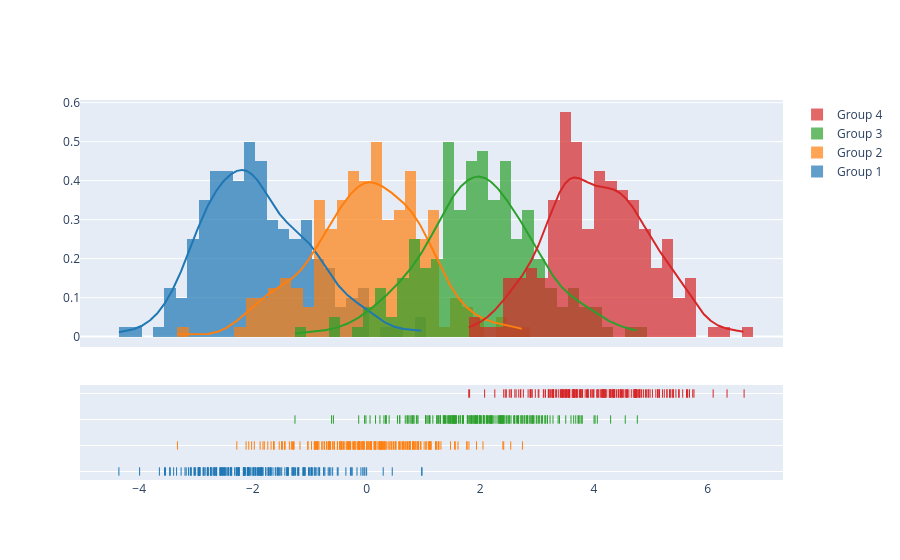

Notebook source saved alongside this figure:
### Code cell
import plotly.figure_factory as ff

# Add histogram data
x1 = np.random.randn(200) - 2
x2 = np.random.randn(200)
x3 = np.random.randn(200) + 2
x4 = np.random.randn(200) + 4

# Group data together
hist_data = [x1, x2, x3, x4]

group_labels = ['Group 1', 'Group 2', 'Group 3', 'Group 4']

# Create distplot with custom bin_size
fig = ff.create_distplot(hist_data, group_labels, bin_size=.2)
fig.show()

### Figure 1 — Plotly figure (JSON) as saved in the notebook; plotly's stock layout.template omitted (floating-point values rounded to 4 significant figures; data arrays with more than 128 entries replaced by an {"elided": "..."} marker saying what was removed)
{"data": [{"autobinx": false, "histnorm": "probability density", "legendgroup": "Group 1", "marker": {"color": "rgb(31, 119, 180)"}, "name": "Group 1", "opacity": 0.7, "type": "histogram", "x": {"elided": "200 float values"}, "xaxis": "x", "xbins": {"end": 0.9729, "size": 0.2, "start": -4.356}, "yaxis": "y"}, {"autobinx": false, "histnorm": "probability density", "legendgroup": "Group 2", "marker": {"color": "rgb(255, 127, 14)"}, "name": "Group 2", "opacity": 0.7, "type": "histogram", "x": {"elided": "200 float values"}, "xaxis": "x", "xbins": {"end": 2.742, "size": 0.2, "start": -3.326}, "yaxis": "y"}, {"autobinx": false, "histnorm": "probability density", "legendgroup": "Group 3", "marker": {"color": "rgb(44, 160, 44)"}, "name": "Group 3", "opacity": 0.7, "type": "histogram", "x": {"elided": "200 float values"}, "xaxis": "x", "xbins": {"end": 4.762, "size": 0.2, "start": -1.259}, "yaxis": "y"}, {"autobinx": false, "histnorm": "probability density", "legendgroup": "Group 4", "marker": {"color": "rgb(214, 39, 40)"}, "name": "Group 4", "opacity": 0.7, "type": "histogram", "x": {"elided": "200 float values"}, "xaxis": "x", "xbins": {"end": 6.64, "size": 0.2, "start": 1.797}, "yaxis": "y"}, {"legendgroup": "Group 1", "marker": {"color": "rgb(31, 119, 180)"}, "mode": "lines", "name": "Group 1", "showlegend": false, "type": "scatter", "x": {"elided": "500 float values"}, "xaxis": "x", "y": {"elided": "500 float values"}, "yaxis": "y"}, {"legendgroup": "Group 2", "marker": {"color": "rgb(255, 127, 14)"}, "mode": "lines", "name": "Group 2", "showlegend": false, "type": "scatter", "x": {"elided": "500 float values"}, "xaxis": "x", "y": {"elided": "500 float values"}, "yaxis": "y"}, {"legendgroup": "Group 3", "marker": {"color": "rgb(44, 160, 44)"}, "mode": "lines", "name": "Group 3", "showlegend": false, "type": "scatter", "x": {"elided": "500 float values"}, "xaxis": "x", "y": {"elided": "500 float values"}, "yaxis": "y"}, {"legendgroup": "Group 4", "marker": {"color": "rgb(214, 39, 40)"}, "mode": "lines", "name": "Group 4", "showlegend": false, "type": "scatter", "x": {"elided": "500 float values"}, "xaxis": "x", "y": {"elided": "500 float values"}, "yaxis": "y"}, {"legendgroup": "Group 1", "marker": {"color": "rgb(31, 119, 180)", "symbol": "line-ns-open"}, "mode": "markers", "name": "Group 1", "showlegend": false, "type": "scatter", "x": {"elided": "200 float values"}, "xaxis": "x", "y": {"elided": "200 str values"}, "yaxis": "y2"}, {"legendgroup": "Group 2", "marker": {"color": "rgb(255, 127, 14)", "symbol": "line-ns-open"}, "mode": "markers", "name": "Group 2", "showlegend": false, "type": "scatter", "x": {"elided": "200 float values"}, "xaxis": "x", "y": {"elided": "200 str values"}, "yaxis": "y2"}, {"legendgroup": "Group 3", "marker": {"color": "rgb(44, 160, 44)", "symbol": "line-ns-open"}, "mode": "markers", "name": "Group 3", "showlegend": false, "type": "scatter", "x": {"elided": "200 float values"}, "xaxis": "x", "y": {"elided": "200 str values"}, "yaxis": "y2"}, {"legendgroup": "Group 4", "marker": {"color": "rgb(214, 39, 40)", "symbol": "line-ns-open"}, "mode": "markers", "name": "Group 4", "showlegend": false, "type": "scatter", "x": {"elided": "200 float values"}, "xaxis": "x", "y": {"elided": "200 str values"}, "yaxis": "y2"}], "layout": {"barmode": "overlay", "hovermode": "closest", "legend": {"traceorder": "reversed"}, "xaxis": {"anchor": "y2", "domain": [0.0, 1.0], "zeroline": false}, "yaxis": {"anchor": "free", "domain": [0.35, 1], "position": 0.0}, "yaxis2": {"anchor": "x", "domain": [0, 0.25], "dtick": 1, "showticklabels": false}}}
